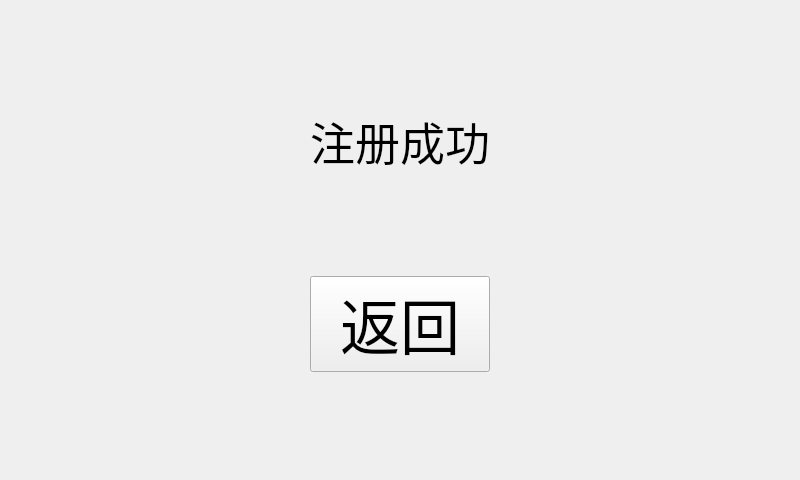
<?xml version="1.0" encoding="UTF-8"?>
<ui version="4.0">
 <class>register_success</class>
 <widget class="QWidget" name="register_success">
  <property name="geometry">
   <rect>
    <x>0</x>
    <y>0</y>
    <width>800</width>
    <height>480</height>
   </rect>
  </property>
  <property name="windowTitle">
   <string>Form</string>
  </property>
  <layout class="QGridLayout" name="gridLayout">
   <item row="0" column="1">
    <spacer name="verticalSpacer_2">
     <property name="orientation">
      <enum>Qt::Vertical</enum>
     </property>
     <property name="sizeHint" stdset="0">
      <size>
       <width>20</width>
       <height>93</height>
      </size>
     </property>
    </spacer>
   </item>
   <item row="1" column="0">
    <spacer name="horizontalSpacer_3">
     <property name="orientation">
      <enum>Qt::Horizontal</enum>
     </property>
     <property name="sizeHint" stdset="0">
      <size>
       <width>265</width>
       <height>20</height>
      </size>
     </property>
    </spacer>
   </item>
   <item row="1" column="1">
    <widget class="QLabel" name="label">
     <property name="font">
      <font>
       <pointsize>34</pointsize>
      </font>
     </property>
     <property name="text">
      <string>注册成功</string>
     </property>
    </widget>
   </item>
   <item row="1" column="2">
    <spacer name="horizontalSpacer_4">
     <property name="orientation">
      <enum>Qt::Horizontal</enum>
     </property>
     <property name="sizeHint" stdset="0">
      <size>
       <width>265</width>
       <height>20</height>
      </size>
     </property>
    </spacer>
   </item>
   <item row="2" column="1">
    <spacer name="verticalSpacer">
     <property name="orientation">
      <enum>Qt::Vertical</enum>
     </property>
     <property name="sizeHint" stdset="0">
      <size>
       <width>20</width>
       <height>94</height>
      </size>
     </property>
    </spacer>
   </item>
   <item row="3" column="0">
    <spacer name="horizontalSpacer">
     <property name="orientation">
      <enum>Qt::Horizontal</enum>
     </property>
     <property name="sizeHint" stdset="0">
      <size>
       <width>265</width>
       <height>20</height>
      </size>
     </property>
    </spacer>
   </item>
   <item row="3" column="1">
    <widget class="QPushButton" name="pushButton">
     <property name="font">
      <font>
       <pointsize>45</pointsize>
      </font>
     </property>
     <property name="text">
      <string>返回</string>
     </property>
    </widget>
   </item>
   <item row="4" column="1">
    <spacer name="verticalSpacer_3">
     <property name="orientation">
      <enum>Qt::Vertical</enum>
     </property>
     <property name="sizeHint" stdset="0">
      <size>
       <width>20</width>
       <height>93</height>
      </size>
     </property>
    </spacer>
   </item>
   <item row="3" column="2">
    <spacer name="horizontalSpacer_2">
     <property name="orientation">
      <enum>Qt::Horizontal</enum>
     </property>
     <property name="sizeHint" stdset="0">
      <size>
       <width>173</width>
       <height>20</height>
      </size>
     </property>
    </spacer>
   </item>
  </layout>
 </widget>
 <resources/>
 <connections/>
</ui>
